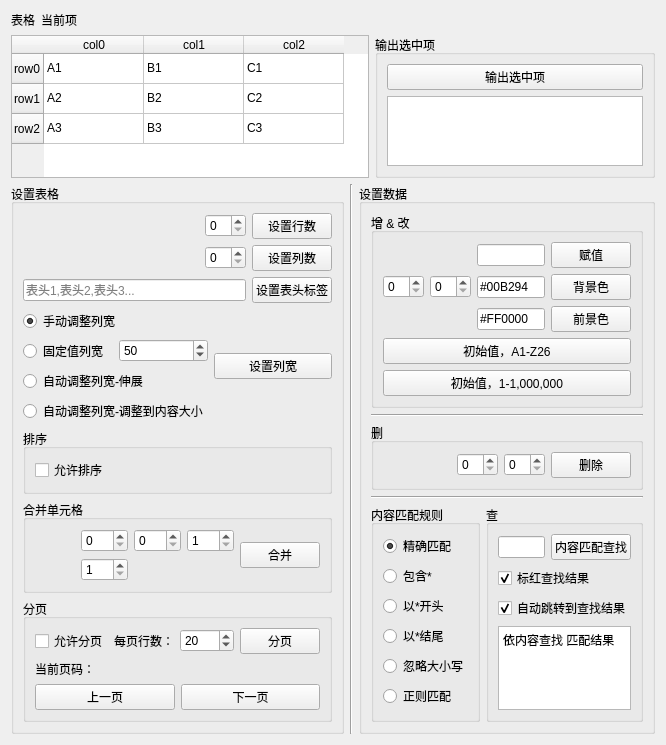
<?xml version="1.0" encoding="UTF-8"?>
<ui version="4.0">
 <class>Table</class>
 <widget class="QWidget" name="Table">
  <property name="geometry">
   <rect>
    <x>0</x>
    <y>0</y>
    <width>643</width>
    <height>699</height>
   </rect>
  </property>
  <property name="windowTitle">
   <string>Table</string>
  </property>
  <layout class="QVBoxLayout" name="verticalLayout_11">
   <item>
    <layout class="QHBoxLayout" name="horizontalLayout_11">
     <item>
      <widget class="QLabel" name="label_title">
       <property name="sizePolicy">
        <sizepolicy hsizetype="Fixed" vsizetype="Preferred">
         <horstretch>0</horstretch>
         <verstretch>0</verstretch>
        </sizepolicy>
       </property>
       <property name="text">
        <string>表格</string>
       </property>
      </widget>
     </item>
     <item>
      <widget class="QLabel" name="label_current_item">
       <property name="text">
        <string>当前项</string>
       </property>
      </widget>
     </item>
    </layout>
   </item>
   <item>
    <layout class="QHBoxLayout" name="horizontalLayout_17">
     <item>
      <widget class="QTableWidget" name="tableWidget">
       <property name="sizePolicy">
        <sizepolicy hsizetype="Expanding" vsizetype="Expanding">
         <horstretch>1</horstretch>
         <verstretch>1</verstretch>
        </sizepolicy>
       </property>
       <row>
        <property name="text">
         <string>row0</string>
        </property>
       </row>
       <row>
        <property name="text">
         <string>row1</string>
        </property>
       </row>
       <row>
        <property name="text">
         <string>row2</string>
        </property>
       </row>
       <column>
        <property name="text">
         <string>col0</string>
        </property>
       </column>
       <column>
        <property name="text">
         <string>col1</string>
        </property>
       </column>
       <column>
        <property name="text">
         <string>col2</string>
        </property>
       </column>
       <item row="0" column="0">
        <property name="text">
         <string>A1</string>
        </property>
       </item>
       <item row="0" column="1">
        <property name="text">
         <string>B1</string>
        </property>
       </item>
       <item row="0" column="2">
        <property name="text">
         <string>C1</string>
        </property>
       </item>
       <item row="1" column="0">
        <property name="text">
         <string>A2</string>
        </property>
       </item>
       <item row="1" column="1">
        <property name="text">
         <string>B2</string>
        </property>
       </item>
       <item row="1" column="2">
        <property name="text">
         <string>C2</string>
        </property>
       </item>
       <item row="2" column="0">
        <property name="text">
         <string>A3</string>
        </property>
       </item>
       <item row="2" column="1">
        <property name="text">
         <string>B3</string>
        </property>
       </item>
       <item row="2" column="2">
        <property name="text">
         <string>C3</string>
        </property>
       </item>
      </widget>
     </item>
     <item>
      <widget class="QGroupBox" name="groupBox_4">
       <property name="title">
        <string>输出选中项</string>
       </property>
       <layout class="QVBoxLayout" name="verticalLayout_7">
        <item>
         <widget class="QPushButton" name="pushButton_print_selected">
          <property name="text">
           <string>输出选中项</string>
          </property>
         </widget>
        </item>
        <item>
         <widget class="QPlainTextEdit" name="plainTextEdit_print_selected"/>
        </item>
       </layout>
      </widget>
     </item>
    </layout>
   </item>
   <item>
    <layout class="QHBoxLayout" name="horizontalLayout_16">
     <item>
      <widget class="QGroupBox" name="groupBox_2">
       <property name="title">
        <string>设置表格</string>
       </property>
       <layout class="QVBoxLayout" name="verticalLayout_2">
        <item>
         <layout class="QHBoxLayout" name="horizontalLayout_2">
          <item>
           <spacer name="horizontalSpacer">
            <property name="orientation">
             <enum>Qt::Horizontal</enum>
            </property>
            <property name="sizeHint" stdset="0">
             <size>
              <width>40</width>
              <height>20</height>
             </size>
            </property>
           </spacer>
          </item>
          <item>
           <widget class="QSpinBox" name="spinBox_set_row_count"/>
          </item>
          <item>
           <widget class="QPushButton" name="pushButton_set_row_count">
            <property name="text">
             <string>设置行数</string>
            </property>
           </widget>
          </item>
         </layout>
        </item>
        <item>
         <layout class="QHBoxLayout" name="horizontalLayout_3">
          <item>
           <spacer name="horizontalSpacer_2">
            <property name="orientation">
             <enum>Qt::Horizontal</enum>
            </property>
            <property name="sizeHint" stdset="0">
             <size>
              <width>40</width>
              <height>20</height>
             </size>
            </property>
           </spacer>
          </item>
          <item>
           <widget class="QSpinBox" name="spinBox_set_col_count"/>
          </item>
          <item>
           <widget class="QPushButton" name="pushButton_set_col_count">
            <property name="text">
             <string>设置列数</string>
            </property>
           </widget>
          </item>
         </layout>
        </item>
        <item>
         <layout class="QHBoxLayout" name="horizontalLayout_4">
          <item>
           <widget class="QLineEdit" name="lineEdit_set_header">
            <property name="placeholderText">
             <string>表头1,表头2,表头3...</string>
            </property>
           </widget>
          </item>
          <item>
           <widget class="QPushButton" name="pushButton_set_header">
            <property name="text">
             <string>设置表头标签</string>
            </property>
           </widget>
          </item>
         </layout>
        </item>
        <item>
         <layout class="QHBoxLayout" name="horizontalLayout_5">
          <item>
           <layout class="QVBoxLayout" name="verticalLayout_3">
            <item>
             <widget class="QRadioButton" name="radioButton_interactive">
              <property name="text">
               <string>手动调整列宽</string>
              </property>
              <property name="checked">
               <bool>true</bool>
              </property>
              <attribute name="buttonGroup">
               <string notr="true">buttonGroup</string>
              </attribute>
             </widget>
            </item>
            <item>
             <layout class="QHBoxLayout" name="horizontalLayout_6">
              <item>
               <widget class="QRadioButton" name="radioButton_fixed">
                <property name="text">
                 <string>固定值列宽</string>
                </property>
                <attribute name="buttonGroup">
                 <string notr="true">buttonGroup</string>
                </attribute>
               </widget>
              </item>
              <item>
               <widget class="QSpinBox" name="spinBox_resize_header_value">
                <property name="maximum">
                 <number>200</number>
                </property>
                <property name="value">
                 <number>50</number>
                </property>
               </widget>
              </item>
             </layout>
            </item>
            <item>
             <widget class="QRadioButton" name="radioButton_stretch">
              <property name="text">
               <string>自动调整列宽-伸展</string>
              </property>
              <property name="checked">
               <bool>false</bool>
              </property>
              <attribute name="buttonGroup">
               <string notr="true">buttonGroup</string>
              </attribute>
             </widget>
            </item>
            <item>
             <widget class="QRadioButton" name="radioButton_resize_to_contents">
              <property name="text">
               <string>自动调整列宽-调整到内容大小</string>
              </property>
              <attribute name="buttonGroup">
               <string notr="true">buttonGroup</string>
              </attribute>
             </widget>
            </item>
           </layout>
          </item>
          <item>
           <widget class="QPushButton" name="pushButton_set_header_resize">
            <property name="text">
             <string>设置列宽</string>
            </property>
           </widget>
          </item>
         </layout>
        </item>
        <item>
         <widget class="QGroupBox" name="groupBox_3">
          <property name="title">
           <string>排序</string>
          </property>
          <layout class="QHBoxLayout" name="horizontalLayout_10">
           <item>
            <widget class="QCheckBox" name="checkBox_sortable">
             <property name="text">
              <string>允许排序</string>
             </property>
            </widget>
           </item>
          </layout>
         </widget>
        </item>
        <item>
         <widget class="QGroupBox" name="groupBox_8">
          <property name="title">
           <string>合并单元格</string>
          </property>
          <layout class="QVBoxLayout" name="verticalLayout_10">
           <item>
            <layout class="QHBoxLayout" name="horizontalLayout_14">
             <item>
              <spacer name="horizontalSpacer_5">
               <property name="orientation">
                <enum>Qt::Horizontal</enum>
               </property>
               <property name="sizeHint" stdset="0">
                <size>
                 <width>40</width>
                 <height>20</height>
                </size>
               </property>
              </spacer>
             </item>
             <item>
              <layout class="QGridLayout" name="gridLayout">
               <item row="0" column="2">
                <widget class="QSpinBox" name="spinBox_span_colspan">
                 <property name="minimum">
                  <number>1</number>
                 </property>
                 <property name="maximum">
                  <number>999</number>
                 </property>
                </widget>
               </item>
               <item row="0" column="1">
                <widget class="QSpinBox" name="spinBox_span_col">
                 <property name="maximum">
                  <number>999</number>
                 </property>
                </widget>
               </item>
               <item row="0" column="0">
                <widget class="QSpinBox" name="spinBox_span_row">
                 <property name="maximum">
                  <number>999</number>
                 </property>
                </widget>
               </item>
               <item row="1" column="0">
                <widget class="QSpinBox" name="spinBox_span_rowspan">
                 <property name="minimum">
                  <number>1</number>
                 </property>
                 <property name="maximum">
                  <number>999</number>
                 </property>
                </widget>
               </item>
              </layout>
             </item>
             <item>
              <widget class="QPushButton" name="pushButton_span">
               <property name="text">
                <string>合并</string>
               </property>
              </widget>
             </item>
            </layout>
           </item>
          </layout>
         </widget>
        </item>
        <item>
         <widget class="QGroupBox" name="groupBox_10">
          <property name="title">
           <string>分页</string>
          </property>
          <layout class="QVBoxLayout" name="verticalLayout_6">
           <item>
            <layout class="QHBoxLayout" name="horizontalLayout_18">
             <item>
              <widget class="QCheckBox" name="checkBox_split_page">
               <property name="text">
                <string>允许分页</string>
               </property>
              </widget>
             </item>
             <item>
              <spacer name="horizontalSpacer_6">
               <property name="orientation">
                <enum>Qt::Horizontal</enum>
               </property>
               <property name="sizeHint" stdset="0">
                <size>
                 <width>40</width>
                 <height>20</height>
                </size>
               </property>
              </spacer>
             </item>
             <item>
              <widget class="QLabel" name="label">
               <property name="text">
                <string>每页行数：</string>
               </property>
              </widget>
             </item>
             <item>
              <widget class="QSpinBox" name="spinBox_every_page_row_number">
               <property name="minimum">
                <number>5</number>
               </property>
               <property name="maximum">
                <number>1000</number>
               </property>
               <property name="value">
                <number>20</number>
               </property>
              </widget>
             </item>
             <item>
              <widget class="QPushButton" name="pushButton_split_page">
               <property name="text">
                <string>分页</string>
               </property>
              </widget>
             </item>
            </layout>
           </item>
           <item>
            <widget class="QLabel" name="label_current_page">
             <property name="text">
              <string>当前页码：</string>
             </property>
            </widget>
           </item>
           <item>
            <layout class="QHBoxLayout" name="horizontalLayout_19">
             <item>
              <widget class="QPushButton" name="pushButton_prev_page">
               <property name="text">
                <string>上一页</string>
               </property>
              </widget>
             </item>
             <item>
              <widget class="QPushButton" name="pushButton_next_page">
               <property name="text">
                <string>下一页</string>
               </property>
              </widget>
             </item>
            </layout>
           </item>
          </layout>
         </widget>
        </item>
       </layout>
      </widget>
     </item>
     <item>
      <widget class="Line" name="line_3">
       <property name="orientation">
        <enum>Qt::Vertical</enum>
       </property>
      </widget>
     </item>
     <item>
      <widget class="QGroupBox" name="groupBox_9">
       <property name="title">
        <string>设置数据</string>
       </property>
       <layout class="QVBoxLayout" name="verticalLayout_5">
        <item>
         <widget class="QGroupBox" name="groupBox">
          <property name="title">
           <string>增 &amp;&amp; 改</string>
          </property>
          <layout class="QVBoxLayout" name="verticalLayout">
           <item>
            <layout class="QHBoxLayout" name="horizontalLayout">
             <item>
              <spacer name="horizontalSpacer_4">
               <property name="orientation">
                <enum>Qt::Horizontal</enum>
               </property>
               <property name="sizeHint" stdset="0">
                <size>
                 <width>40</width>
                 <height>20</height>
                </size>
               </property>
              </spacer>
             </item>
             <item>
              <widget class="QSpinBox" name="spinBox_add_item_row"/>
             </item>
             <item>
              <widget class="QSpinBox" name="spinBox_add_item_col"/>
             </item>
             <item>
              <layout class="QVBoxLayout" name="verticalLayout_4">
               <item>
                <layout class="QHBoxLayout" name="horizontalLayout_7">
                 <item>
                  <widget class="QLineEdit" name="lineEdit_add_item_content"/>
                 </item>
                 <item>
                  <widget class="QPushButton" name="pushButton_add_item">
                   <property name="text">
                    <string>赋值</string>
                   </property>
                  </widget>
                 </item>
                </layout>
               </item>
               <item>
                <layout class="QHBoxLayout" name="horizontalLayout_8">
                 <item>
                  <widget class="QLineEdit" name="lineEdit_background_color">
                   <property name="text">
                    <string>#00B294</string>
                   </property>
                  </widget>
                 </item>
                 <item>
                  <widget class="QPushButton" name="pushButton_background_color">
                   <property name="text">
                    <string>背景色</string>
                   </property>
                  </widget>
                 </item>
                </layout>
               </item>
               <item>
                <layout class="QHBoxLayout" name="horizontalLayout_9">
                 <item>
                  <widget class="QLineEdit" name="lineEdit_foreground_color">
                   <property name="text">
                    <string>#FF0000</string>
                   </property>
                  </widget>
                 </item>
                 <item>
                  <widget class="QPushButton" name="pushButton_foreground_color">
                   <property name="text">
                    <string>前景色</string>
                   </property>
                  </widget>
                 </item>
                </layout>
               </item>
              </layout>
             </item>
            </layout>
           </item>
           <item>
            <widget class="QPushButton" name="pushButton_add_A1_to_Z26">
             <property name="text">
              <string>初始值，A1-Z26</string>
             </property>
            </widget>
           </item>
           <item>
            <widget class="QPushButton" name="pushButton_add_1_to_million">
             <property name="text">
              <string>初始值，1-1,000,000</string>
             </property>
            </widget>
           </item>
          </layout>
         </widget>
        </item>
        <item>
         <widget class="Line" name="line">
          <property name="orientation">
           <enum>Qt::Horizontal</enum>
          </property>
         </widget>
        </item>
        <item>
         <widget class="QGroupBox" name="groupBox_7">
          <property name="title">
           <string>删</string>
          </property>
          <layout class="QVBoxLayout" name="verticalLayout_9">
           <item>
            <layout class="QHBoxLayout" name="horizontalLayout_13">
             <item>
              <spacer name="horizontalSpacer_3">
               <property name="orientation">
                <enum>Qt::Horizontal</enum>
               </property>
               <property name="sizeHint" stdset="0">
                <size>
                 <width>40</width>
                 <height>20</height>
                </size>
               </property>
              </spacer>
             </item>
             <item>
              <widget class="QSpinBox" name="spinBox_remove_row"/>
             </item>
             <item>
              <widget class="QSpinBox" name="spinBox_remove_col"/>
             </item>
             <item>
              <widget class="QPushButton" name="pushButton_remove">
               <property name="text">
                <string>删除</string>
               </property>
              </widget>
             </item>
            </layout>
           </item>
          </layout>
         </widget>
        </item>
        <item>
         <widget class="Line" name="line_2">
          <property name="orientation">
           <enum>Qt::Horizontal</enum>
          </property>
         </widget>
        </item>
        <item>
         <layout class="QHBoxLayout" name="horizontalLayout_15">
          <item>
           <widget class="QGroupBox" name="groupBox_6">
            <property name="title">
             <string>内容匹配规则</string>
            </property>
            <layout class="QVBoxLayout" name="verticalLayout_12">
             <item>
              <widget class="QRadioButton" name="radioButton_equal">
               <property name="text">
                <string>精确匹配</string>
               </property>
               <property name="checked">
                <bool>true</bool>
               </property>
              </widget>
             </item>
             <item>
              <widget class="QRadioButton" name="radioButton_include">
               <property name="text">
                <string>包含*</string>
               </property>
              </widget>
             </item>
             <item>
              <widget class="QRadioButton" name="radioButton_start_with">
               <property name="text">
                <string>以*开头</string>
               </property>
              </widget>
             </item>
             <item>
              <widget class="QRadioButton" name="radioButton_end_with">
               <property name="text">
                <string>以*结尾</string>
               </property>
              </widget>
             </item>
             <item>
              <widget class="QRadioButton" name="radioButton_ignore_capltals">
               <property name="text">
                <string>忽略大小写</string>
               </property>
              </widget>
             </item>
             <item>
              <widget class="QRadioButton" name="radioButton_regular_expression">
               <property name="text">
                <string>正则匹配</string>
               </property>
              </widget>
             </item>
             <item>
              <spacer name="verticalSpacer_3">
               <property name="orientation">
                <enum>Qt::Vertical</enum>
               </property>
               <property name="sizeHint" stdset="0">
                <size>
                 <width>20</width>
                 <height>40</height>
                </size>
               </property>
              </spacer>
             </item>
            </layout>
           </widget>
          </item>
          <item>
           <widget class="QGroupBox" name="groupBox_5">
            <property name="title">
             <string>查</string>
            </property>
            <layout class="QVBoxLayout" name="verticalLayout_8">
             <item>
              <layout class="QHBoxLayout" name="horizontalLayout_12">
               <item>
                <widget class="QLineEdit" name="lineEdit_find_match"/>
               </item>
               <item>
                <widget class="QPushButton" name="pushButton_find_match">
                 <property name="text">
                  <string>内容匹配查找</string>
                 </property>
                </widget>
               </item>
              </layout>
             </item>
             <item>
              <widget class="QCheckBox" name="checkBox_highlight_find_result">
               <property name="text">
                <string>标红查找结果</string>
               </property>
               <property name="checked">
                <bool>true</bool>
               </property>
              </widget>
             </item>
             <item>
              <widget class="QCheckBox" name="checkBox_scroll_to_find_match">
               <property name="text">
                <string>自动跳转到查找结果</string>
               </property>
               <property name="checked">
                <bool>true</bool>
               </property>
              </widget>
             </item>
             <item>
              <widget class="QPlainTextEdit" name="plainTextEdit_find_match">
               <property name="sizePolicy">
                <sizepolicy hsizetype="Expanding" vsizetype="Expanding">
                 <horstretch>0</horstretch>
                 <verstretch>1</verstretch>
                </sizepolicy>
               </property>
               <property name="plainText">
                <string>依内容查找 匹配结果</string>
               </property>
              </widget>
             </item>
            </layout>
           </widget>
          </item>
         </layout>
        </item>
       </layout>
      </widget>
     </item>
    </layout>
   </item>
  </layout>
 </widget>
 <resources/>
 <connections/>
 <buttongroups>
  <buttongroup name="buttonGroup"/>
 </buttongroups>
</ui>
